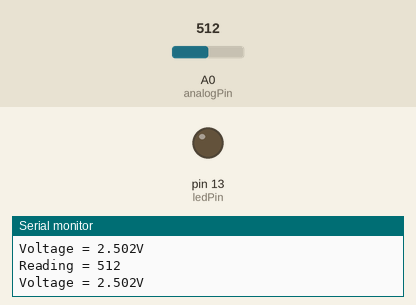
Recording of a sketch running on a simulated Arduino Uno, built with avr-gcc and run on an emulated ATmega328P. Shown: output pins drawn as LEDs (lit = HIGH), the last lines printed to the serial monitor. The test bench sets the inputs (shaded band); at power-on: A0 (analogPin) = 512.

Above: at 1.2 s.
1.3 s: A0 (analogPin) set to 219
2.8 s: A0 (analogPin) set to 196
At 4.0 s:
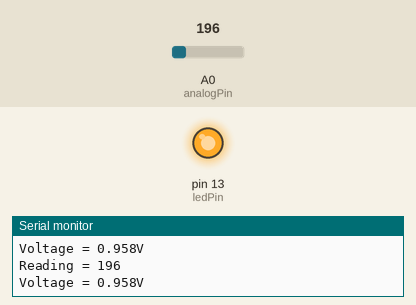
4.3 s: A0 (analogPin) set to 306
At 5.6 s:
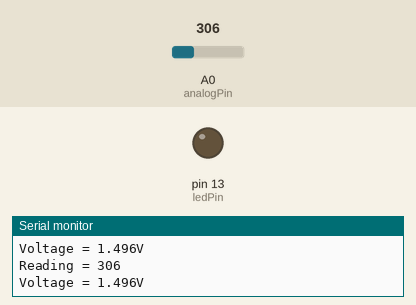
5.9 s: A0 (analogPin) set to 122
At 7.2 s:
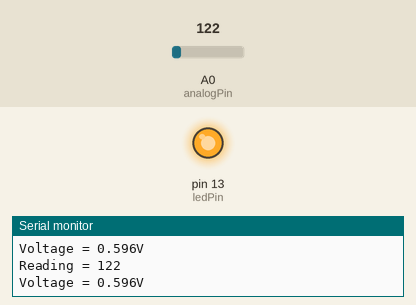
Timing chart, 0 to 8.5 s (numbered marks = the images above; inputs shaded):
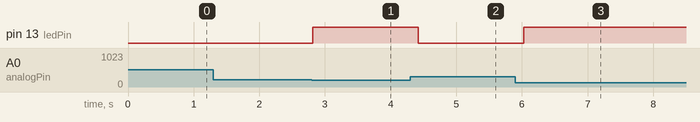

The sketch:

PotentiometerTest01.ino
```cpp
#define pot A0

const int ledPin = 13;
const int analogPin = A0;

const float V_REF = 5.0;  //reference voltage
const float B_REF = 1023.0;  //reference bit

void setup() {
  Serial.begin(9600); //initialise serial

  pinMode(ledPin, OUTPUT);
  pinMode(analogPin, INPUT);
}

int reading = 0;
float voltage = 0;

void loop() {

  delay(200);

  reading = analogRead(analogPin);

  Serial.print("Reading = ");
  Serial.println(reading);

  voltage = (reading / B_REF) * V_REF;

  if (voltage <= 1.000 ) {
    digitalWrite(ledPin, HIGH);
  }
  else {
    digitalWrite(ledPin, LOW);
  }

  Serial.print("Voltage = ");
  Serial.print(voltage, 3);
  Serial.println("V");
}
```

Measured:
- the behaviour switches between 205 and 204 on A0 (analogPin) (found by bisection; images 0 and 1)
- after the input at 2.8 s, pin 13 (ledPin): LOW → HIGH at once
- after the input at 4.3 s, pin 13 (ledPin): HIGH → LOW after 0.12 s
- after the input at 5.9 s, pin 13 (ledPin): LOW → HIGH after 0.13 s
